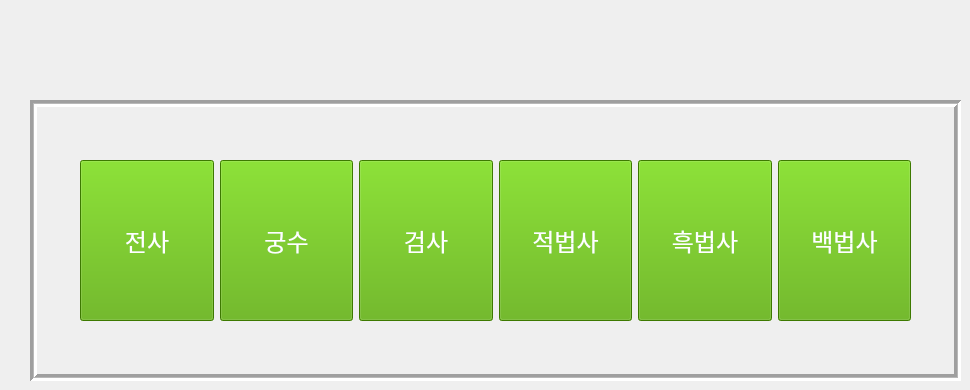
    <widget class="QWidget" name="page_9">
     <widget class="QFrame" name="enemy_gard_frame">
      <property name="geometry">
       <rect>
        <x>30</x>
        <y>100</y>
        <width>931</width>
        <height>281</height>
       </rect>
      </property>
      <property name="styleSheet">
       <string notr="true"/>
      </property>
      <property name="frameShape">
       <enum>QFrame::Box</enum>
      </property>
      <property name="frameShadow">
       <enum>QFrame::Sunken</enum>
      </property>
      <property name="lineWidth">
       <number>3</number>
      </property>
      <property name="midLineWidth">
       <number>1</number>
      </property>
      <widget class="QLabel" name="label_85">
       <property name="geometry">
        <rect>
         <x>90</x>
         <y>220</y>
         <width>41</width>
         <height>41</height>
        </rect>
       </property>
       <property name="text">
        <string/>
       </property>
       <property name="pixmap">
        <pixmap>../../../../Downloads/Map_tile_119 (1).png</pixmap>
       </property>
       <property name="scaledContents">
        <bool>true</bool>
       </property>
      </widget>
      <widget class="QLabel" name="label_86">
       <property name="geometry">
        <rect>
         <x>130</x>
         <y>220</y>
         <width>41</width>
         <height>41</height>
        </rect>
       </property>
       <property name="text">
        <string/>
       </property>
       <property name="pixmap">
        <pixmap>../../../../Downloads/Map_tile_119 (1).png</pixmap>
       </property>
       <property name="scaledContents">
        <bool>true</bool>
       </property>
      </widget>
      <widget class="QLabel" name="label_119">
       <property name="geometry">
        <rect>
         <x>250</x>
         <y>220</y>
         <width>41</width>
         <height>41</height>
        </rect>
       </property>
       <property name="text">
        <string/>
       </property>
       <property name="pixmap">
        <pixmap>../../../../Downloads/Map_tile_119 (1).png</pixmap>
       </property>
       <property name="scaledContents">
        <bool>true</bool>
       </property>
      </widget>
      <widget class="QLabel" name="label_120">
       <property name="geometry">
        <rect>
         <x>210</x>
         <y>220</y>
         <width>41</width>
         <height>41</height>
        </rect>
       </property>
       <property name="text">
        <string/>
       </property>
       <property name="pixmap">
        <pixmap>../../../../Downloads/Map_tile_119 (1).png</pixmap>
       </property>
       <property name="scaledContents">
        <bool>true</bool>
       </property>
      </widget>
      <widget class="QLabel" name="label_121">
       <property name="geometry">
        <rect>
         <x>170</x>
         <y>220</y>
         <width>41</width>
         <height>41</height>
        </rect>
       </property>
       <property name="text">
        <string/>
       </property>
       <property name="pixmap">
        <pixmap>../../../../Downloads/Map_tile_119 (1).png</pixmap>
       </property>
       <property name="scaledContents">
        <bool>true</bool>
       </property>
      </widget>
      <widget class="QLabel" name="label_122">
       <property name="geometry">
        <rect>
         <x>370</x>
         <y>220</y>
         <width>41</width>
         <height>41</height>
        </rect>
       </property>
       <property name="text">
        <string/>
       </property>
       <property name="pixmap">
        <pixmap>../../../../Downloads/Map_tile_119 (1).png</pixmap>
       </property>
       <property name="scaledContents">
        <bool>true</bool>
       </property>
      </widget>
      <widget class="QLabel" name="label_123">
       <property name="geometry">
        <rect>
         <x>330</x>
         <y>220</y>
         <width>41</width>
         <height>41</height>
        </rect>
       </property>
       <property name="text">
        <string/>
       </property>
       <property name="pixmap">
        <pixmap>../../../../Downloads/Map_tile_119 (1).png</pixmap>
       </property>
       <property name="scaledContents">
        <bool>true</bool>
       </property>
      </widget>
      <widget class="QLabel" name="label_124">
       <property name="geometry">
        <rect>
         <x>290</x>
         <y>220</y>
         <width>41</width>
         <height>41</height>
        </rect>
       </property>
       <property name="text">
        <string/>
       </property>
       <property name="pixmap">
        <pixmap>../../../../Downloads/Map_tile_119 (1).png</pixmap>
       </property>
       <property name="scaledContents">
        <bool>true</bool>
       </property>
      </widget>
      <widget class="QLabel" name="label_125">
       <property name="geometry">
        <rect>
         <x>410</x>
         <y>220</y>
         <width>41</width>
         <height>41</height>
        </rect>
       </property>
       <property name="text">
        <string/>
       </property>
       <property name="pixmap">
        <pixmap>../../../../Downloads/Map_tile_119 (1).png</pixmap>
       </property>
       <property name="scaledContents">
        <bool>true</bool>
       </property>
      </widget>
      <widget class="QLabel" name="label_126">
       <property name="geometry">
        <rect>
         <x>450</x>
         <y>220</y>
         <width>41</width>
         <height>41</height>
        </rect>
       </property>
       <property name="text">
        <string/>
       </property>
       <property name="pixmap">
        <pixmap>../../../../Downloads/Map_tile_119 (1).png</pixmap>
       </property>
       <property name="scaledContents">
        <bool>true</bool>
       </property>
      </widget>
      <widget class="QLabel" name="label_127">
       <property name="geometry">
        <rect>
         <x>330</x>
         <y>0</y>
         <width>41</width>
         <height>41</height>
        </rect>
       </property>
       <property name="text">
        <string/>
       </property>
       <property name="pixmap">
        <pixmap>../../../../Downloads/Map_tile_119 (1).png</pixmap>
       </property>
       <property name="scaledContents">
        <bool>true</bool>
       </property>
      </widget>
      <widget class="QLabel" name="label_128">
       <property name="geometry">
        <rect>
         <x>90</x>
         <y>0</y>
         <width>41</width>
         <height>41</height>
        </rect>
       </property>
       <property name="text">
        <string/>
       </property>
       <property name="pixmap">
        <pixmap>../../../../Downloads/Map_tile_119 (1).png</pixmap>
       </property>
       <property name="scaledContents">
        <bool>true</bool>
       </property>
      </widget>
      <widget class="QLabel" name="label_129">
       <property name="geometry">
        <rect>
         <x>210</x>
         <y>0</y>
         <width>41</width>
         <height>41</height>
        </rect>
       </property>
       <property name="text">
        <string/>
       </property>
       <property name="pixmap">
        <pixmap>../../../../Downloads/Map_tile_119 (1).png</pixmap>
       </property>
       <property name="scaledContents">
        <bool>true</bool>
       </property>
      </widget>
      <widget class="QLabel" name="label_130">
       <property name="geometry">
        <rect>
         <x>170</x>
         <y>0</y>
         <width>41</width>
         <height>41</height>
        </rect>
       </property>
       <property name="text">
        <string/>
       </property>
       <property name="pixmap">
        <pixmap>../../../../Downloads/Map_tile_119 (1).png</pixmap>
       </property>
       <property name="scaledContents">
        <bool>true</bool>
       </property>
      </widget>
      <widget class="QLabel" name="label_131">
       <property name="geometry">
        <rect>
         <x>290</x>
         <y>0</y>
         <width>41</width>
         <height>41</height>
        </rect>
       </property>
       <property name="text">
        <string/>
       </property>
       <property name="pixmap">
        <pixmap>../../../../Downloads/Map_tile_119 (1).png</pixmap>
       </property>
       <property name="scaledContents">
        <bool>true</bool>
       </property>
      </widget>
      <widget class="QLabel" name="label_132">
       <property name="geometry">
        <rect>
         <x>250</x>
         <y>0</y>
         <width>41</width>
         <height>41</height>
        </rect>
       </property>
       <property name="text">
        <string/>
       </property>
       <property name="pixmap">
        <pixmap>../../../../Downloads/Map_tile_119 (1).png</pixmap>
       </property>
       <property name="scaledContents">
        <bool>true</bool>
       </property>
      </widget>
      <widget class="QLabel" name="label_133">
       <property name="geometry">
        <rect>
         <x>410</x>
         <y>0</y>
         <width>41</width>
         <height>41</height>
        </rect>
       </property>
       <property name="text">
        <string/>
       </property>
       <property name="pixmap">
        <pixmap>../../../../Downloads/Map_tile_119 (1).png</pixmap>
       </property>
       <property name="scaledContents">
        <bool>true</bool>
       </property>
      </widget>
      <widget class="QLabel" name="label_134">
       <property name="geometry">
        <rect>
         <x>370</x>
         <y>0</y>
         <width>41</width>
         <height>41</height>
        </rect>
       </property>
       <property name="text">
        <string/>
       </property>
       <property name="pixmap">
        <pixmap>../../../../Downloads/Map_tile_119 (1).png</pixmap>
       </property>
       <property name="scaledContents">
        <bool>true</bool>
       </property>
      </widget>
      <widget class="QLabel" name="label_135">
       <property name="geometry">
        <rect>
         <x>50</x>
         <y>0</y>
         <width>41</width>
         <height>41</height>
        </rect>
       </property>
       <property name="text">
        <string/>
       </property>
       <property name="pixmap">
        <pixmap>../../../../Downloads/Map_tile_119 (1).png</pixmap>
       </property>
       <property name="scaledContents">
        <bool>true</bool>
       </property>
      </widget>
      <widget class="QLabel" name="label_136">
       <property name="geometry">
        <rect>
         <x>130</x>
         <y>0</y>
         <width>41</width>
         <height>41</height>
        </rect>
       </property>
       <property name="text">
        <string/>
       </property>
       <property name="pixmap">
        <pixmap>../../../../Downloads/Map_tile_119 (1).png</pixmap>
       </property>
       <property name="scaledContents">
        <bool>true</bool>
       </property>
      </widget>
      <widget class="QLabel" name="label_137">
       <property name="geometry">
        <rect>
         <x>10</x>
         <y>20</y>
         <width>41</width>
         <height>41</height>
        </rect>
       </property>
       <property name="text">
        <string/>
       </property>
       <property name="pixmap">
        <pixmap>../../../../Downloads/Map_tile_94.png</pixmap>
       </property>
       <property name="scaledContents">
        <bool>true</bool>
       </property>
      </widget>
      <widget class="QLabel" name="label_138">
       <property name="geometry">
        <rect>
         <x>880</x>
         <y>20</y>
         <width>41</width>
         <height>41</height>
        </rect>
       </property>
       <property name="text">
        <string/>
       </property>
       <property name="pixmap">
        <pixmap>../../../../Downloads/Map_tile_96.png</pixmap>
       </property>
       <property name="scaledContents">
        <bool>true</bool>
       </property>
      </widget>
      <widget class="QLabel" name="label_139">
       <property name="geometry">
        <rect>
         <x>530</x>
         <y>0</y>
         <width>41</width>
         <height>41</height>
        </rect>
       </property>
       <property name="text">
        <string/>
       </property>
       <property name="pixmap">
        <pixmap>../../../../Downloads/Map_tile_119 (1).png</pixmap>
       </property>
       <property name="scaledContents">
        <bool>true</bool>
       </property>
      </widget>
      <widget class="QLabel" name="label_140">
       <property name="geometry">
        <rect>
         <x>570</x>
         <y>0</y>
         <width>41</width>
         <height>41</height>
        </rect>
       </property>
       <property name="text">
        <string/>
       </property>
       <property name="pixmap">
        <pixmap>../../../../Downloads/Map_tile_119 (1).png</pixmap>
       </property>
       <property name="scaledContents">
        <bool>true</bool>
       </property>
      </widget>
      <widget class="QLabel" name="label_141">
       <property name="geometry">
        <rect>
         <x>450</x>
         <y>0</y>
         <width>41</width>
         <height>41</height>
        </rect>
       </property>
       <property name="text">
        <string/>
       </property>
       <property name="pixmap">
        <pixmap>../../../../Downloads/Map_tile_119 (1).png</pixmap>
       </property>
       <property name="scaledContents">
        <bool>true</bool>
       </property>
      </widget>
      <widget class="QLabel" name="label_144">
       <property name="geometry">
        <rect>
         <x>610</x>
         <y>0</y>
         <width>41</width>
         <height>41</height>
        </rect>
       </property>
       <property name="text">
        <string/>
       </property>
       <property name="pixmap">
        <pixmap>../../../../Downloads/Map_tile_119 (1).png</pixmap>
       </property>
       <property name="scaledContents">
        <bool>true</bool>
       </property>
      </widget>
      <widget class="QLabel" name="label_145">
       <property name="geometry">
        <rect>
         <x>650</x>
         <y>0</y>
         <width>41</width>
         <height>41</height>
        </rect>
       </property>
       <property name="text">
        <string/>
       </property>
       <property name="pixmap">
        <pixmap>../../../../Downloads/Map_tile_119 (1).png</pixmap>
       </property>
       <property name="scaledContents">
        <bool>true</bool>
       </property>
      </widget>
      <widget class="QLabel" name="label_146">
       <property name="geometry">
        <rect>
         <x>490</x>
         <y>0</y>
         <width>41</width>
         <height>41</height>
        </rect>
       </property>
       <property name="text">
        <string/>
       </property>
       <property name="pixmap">
        <pixmap>../../../../Downloads/Map_tile_119 (1).png</pixmap>
       </property>
       <property name="scaledContents">
        <bool>true</bool>
       </property>
      </widget>
      <widget class="QLabel" name="label_147">
       <property name="geometry">
        <rect>
         <x>690</x>
         <y>0</y>
         <width>41</width>
         <height>41</height>
        </rect>
       </property>
       <property name="text">
        <string/>
       </property>
       <property name="pixmap">
        <pixmap>../../../../Downloads/Map_tile_119 (1).png</pixmap>
       </property>
       <property name="scaledContents">
        <bool>true</bool>
       </property>
      </widget>
      <widget class="QLabel" name="label_148">
       <property name="geometry">
        <rect>
         <x>730</x>
         <y>0</y>
         <width>41</width>
         <height>41</height>
        </rect>
       </property>
       <property name="text">
        <string/>
       </property>
       <property name="pixmap">
        <pixmap>../../../../Downloads/Map_tile_119 (1).png</pixmap>
       </property>
       <property name="scaledContents">
        <bool>true</bool>
       </property>
      </widget>
      <widget class="QLabel" name="label_149">
       <property name="geometry">
        <rect>
         <x>770</x>
         <y>0</y>
         <width>41</width>
         <height>41</height>
        </rect>
       </property>
       <property name="text">
        <string/>
       </property>
       <property name="pixmap">
        <pixmap>../../../../Downloads/Map_tile_119 (1).png</pixmap>
       </property>
       <property name="scaledContents">
        <bool>true</bool>
       </property>
      </widget>
      <widget class="QLabel" name="label_150">
       <property name="geometry">
        <rect>
         <x>810</x>
         <y>0</y>
         <width>41</width>
         <height>41</height>
        </rect>
       </property>
       <property name="text">
        <string/>
       </property>
       <property name="pixmap">
        <pixmap>../../../../Downloads/Map_tile_119 (1).png</pixmap>
       </property>
       <property name="scaledContents">
        <bool>true</bool>
       </property>
      </widget>
      <widget class="QLabel" name="label_151">
       <property name="geometry">
        <rect>
         <x>840</x>
         <y>0</y>
         <width>41</width>
         <height>41</height>
        </rect>
       </property>
       <property name="text">
        <string/>
       </property>
       <property name="pixmap">
        <pixmap>../../../../Downloads/Map_tile_119 (1).png</pixmap>
       </property>
       <property name="scaledContents">
        <bool>true</bool>
       </property>
      </widget>
      <widget class="QLabel" name="label_152">
       <property name="geometry">
        <rect>
         <x>10</x>
         <y>60</y>
         <width>41</width>
         <height>41</height>
        </rect>
       </property>
       <property name="text">
        <string/>
       </property>
       <property name="pixmap">
        <pixmap>../../../../Downloads/Map_tile_106.png</pixmap>
       </property>
       <property name="scaledContents">
        <bool>true</bool>
       </property>
      </widget>
      <widget class="QLabel" name="label_153">
       <property name="geometry">
        <rect>
         <x>10</x>
         <y>100</y>
         <width>41</width>
         <height>41</height>
        </rect>
       </property>
       <property name="text">
        <string/>
       </property>
       <property name="pixmap">
        <pixmap>../../../../Downloads/Map_tile_106.png</pixmap>
       </property>
       <property name="scaledContents">
        <bool>true</bool>
       </property>
      </widget>
      <widget class="QLabel" name="label_154">
       <property name="geometry">
        <rect>
         <x>10</x>
         <y>140</y>
         <width>41</width>
         <height>41</height>
        </rect>
       </property>
       <property name="text">
        <string/>
       </property>
       <property name="pixmap">
        <pixmap>../../../../Downloads/Map_tile_106.png</pixmap>
       </property>
       <property name="scaledContents">
        <bool>true</bool>
       </property>
      </widget>
      <widget class="QLabel" name="label_155">
       <property name="geometry">
        <rect>
         <x>10</x>
         <y>180</y>
         <width>41</width>
         <height>41</height>
        </rect>
       </property>
       <property name="text">
        <string/>
       </property>
       <property name="pixmap">
        <pixmap>../../../../Downloads/Map_tile_106.png</pixmap>
       </property>
       <property name="scaledContents">
        <bool>true</bool>
       </property>
      </widget>
      <widget class="QLabel" name="label_156">
       <property name="geometry">
        <rect>
         <x>810</x>
         <y>220</y>
         <width>41</width>
         <height>41</height>
        </rect>
       </property>
       <property name="text">
        <string/>
       </property>
       <property name="pixmap">
        <pixmap>../../../../Downloads/Map_tile_119 (1).png</pixmap>
       </property>
       <property name="scaledContents">
        <bool>true</bool>
       </property>
      </widget>
      <widget class="QLabel" name="label_157">
       <property name="geometry">
        <rect>
         <x>570</x>
         <y>220</y>
         <width>41</width>
         <height>41</height>
        </rect>
       </property>
       <property name="text">
        <string/>
       </property>
       <property name="pixmap">
        <pixmap>../../../../Downloads/Map_tile_119 (1).png</pixmap>
       </property>
       <property name="scaledContents">
        <bool>true</bool>
       </property>
      </widget>
      <widget class="QLabel" name="label_158">
       <property name="geometry">
        <rect>
         <x>690</x>
         <y>220</y>
         <width>41</width>
         <height>41</height>
        </rect>
       </property>
       <property name="text">
        <string/>
       </property>
       <property name="pixmap">
        <pixmap>../../../../Downloads/Map_tile_119 (1).png</pixmap>
       </property>
       <property name="scaledContents">
        <bool>true</bool>
       </property>
      </widget>
      <widget class="QLabel" name="label_159">
       <property name="geometry">
        <rect>
         <x>490</x>
         <y>220</y>
         <width>41</width>
         <height>41</height>
        </rect>
       </property>
       <property name="text">
        <string/>
       </property>
       <property name="pixmap">
        <pixmap>../../../../Downloads/Map_tile_119 (1).png</pixmap>
       </property>
       <property name="scaledContents">
        <bool>true</bool>
       </property>
      </widget>
      <widget class="QLabel" name="label_160">
       <property name="geometry">
        <rect>
         <x>650</x>
         <y>220</y>
         <width>41</width>
         <height>41</height>
        </rect>
       </property>
       <property name="text">
        <string/>
       </property>
       <property name="pixmap">
        <pixmap>../../../../Downloads/Map_tile_119 (1).png</pixmap>
       </property>
       <property name="scaledContents">
        <bool>true</bool>
       </property>
      </widget>
      <widget class="QLabel" name="label_161">
       <property name="geometry">
        <rect>
         <x>770</x>
         <y>220</y>
         <width>41</width>
         <height>41</height>
        </rect>
       </property>
       <property name="text">
        <string/>
       </property>
       <property name="pixmap">
        <pixmap>../../../../Downloads/Map_tile_119 (1).png</pixmap>
       </property>
       <property name="scaledContents">
        <bool>true</bool>
       </property>
      </widget>
      <widget class="QLabel" name="label_162">
       <property name="geometry">
        <rect>
         <x>730</x>
         <y>220</y>
         <width>41</width>
         <height>41</height>
        </rect>
       </property>
       <property name="text">
        <string/>
       </property>
       <property name="pixmap">
        <pixmap>../../../../Downloads/Map_tile_119 (1).png</pixmap>
       </property>
       <property name="scaledContents">
        <bool>true</bool>
       </property>
      </widget>
      <widget class="QLabel" name="label_163">
       <property name="geometry">
        <rect>
         <x>530</x>
         <y>220</y>
         <width>41</width>
         <height>41</height>
        </rect>
       </property>
       <property name="text">
        <string/>
       </property>
       <property name="pixmap">
        <pixmap>../../../../Downloads/Map_tile_119 (1).png</pixmap>
       </property>
       <property name="scaledContents">
        <bool>true</bool>
       </property>
      </widget>
      <widget class="QLabel" name="label_164">
       <property name="geometry">
        <rect>
         <x>610</x>
         <y>220</y>
         <width>41</width>
         <height>41</height>
        </rect>
       </property>
       <property name="text">
        <string/>
       </property>
       <property name="pixmap">
        <pixmap>../../../../Downloads/Map_tile_119 (1).png</pixmap>
       </property>
       <property name="scaledContents">
        <bool>true</bool>
       </property>
      </widget>
      <widget class="QLabel" name="label_165">
       <property name="geometry">
        <rect>
         <x>880</x>
         <y>100</y>
         <width>41</width>
         <height>41</height>
        </rect>
       </property>
       <property name="text">
        <string/>
       </property>
       <property name="pixmap">
        <pixmap>../../../../Downloads/Map_tile_108.png</pixmap>
       </property>
       <property name="scaledContents">
        <bool>true</bool>
       </property>
       <property name="alignment">
        <set>Qt::AlignJustify|Qt::AlignVCenter</set>
       </property>
      </widget>
      <widget class="QLabel" name="label_166">
       <property name="geometry">
        <rect>
         <x>880</x>
         <y>180</y>
         <width>41</width>
         <height>41</height>
        </rect>
       </property>
       <property name="text">
        <string/>
       </property>
       <property name="pixmap">
        <pixmap>../../../../Downloads/Map_tile_108.png</pixmap>
       </property>
       <property name="scaledContents">
        <bool>true</bool>
       </property>
       <property name="alignment">
        <set>Qt::AlignJustify|Qt::AlignVCenter</set>
       </property>
      </widget>
      <widget class="QLabel" name="label_167">
       <property name="geometry">
        <rect>
         <x>880</x>
         <y>140</y>
         <width>41</width>
         <height>41</height>
        </rect>
       </property>
       <property name="text">
        <string/>
       </property>
       <property name="pixmap">
        <pixmap>../../../../Downloads/Map_tile_108.png</pixmap>
       </property>
       <property name="scaledContents">
        <bool>true</bool>
       </property>
       <property name="alignment">
        <set>Qt::AlignJustify|Qt::AlignVCenter</set>
       </property>
      </widget>
      <widget class="QLabel" name="label_168">
       <property name="geometry">
        <rect>
         <x>880</x>
         <y>60</y>
         <width>41</width>
         <height>41</height>
        </rect>
       </property>
       <property name="text">
        <string/>
       </property>
       <property name="pixmap">
        <pixmap>../../../../Downloads/Map_tile_108.png</pixmap>
       </property>
       <property name="scaledContents">
        <bool>true</bool>
       </property>
       <property name="alignment">
        <set>Qt::AlignJustify|Qt::AlignVCenter</set>
       </property>
      </widget>
      <widget class="QWidget" name="layoutWidget_3">
       <property name="geometry">
        <rect>
         <x>50</x>
         <y>60</y>
         <width>831</width>
         <height>161</height>
        </rect>
       </property>
       <layout class="QHBoxLayout" name="horizontalLayout_2">
        <item>
         <widget class="QPushButton" name="warrior_2">
          <property name="sizePolicy">
           <sizepolicy hsizetype="Expanding" vsizetype="Expanding">
            <horstretch>0</horstretch>
            <verstretch>0</verstretch>
           </sizepolicy>
          </property>
          <property name="font">
           <font>
            <family>Rix이누아리두리 Regular</family>
            <pointsize>18</pointsize>
           </font>
          </property>
          <property name="styleSheet">
           <string notr="true">background-color: rgb(85, 170, 0);
color:white;</string>
          </property>
          <property name="text">
           <string>전사</string>
          </property>
         </widget>
        </item>
        <item>
         <widget class="QPushButton" name="archer_2">
          <property name="sizePolicy">
           <sizepolicy hsizetype="Expanding" vsizetype="Expanding">
            <horstretch>0</horstretch>
            <verstretch>0</verstretch>
           </sizepolicy>
          </property>
          <property name="font">
           <font>
            <family>Rix이누아리두리 Regular</family>
            <pointsize>18</pointsize>
           </font>
          </property>
          <property name="styleSheet">
           <string notr="true">background-color: rgb(85, 170, 0);
color:white;</string>
          </property>
          <property name="text">
           <string>궁수</string>
          </property>
         </widget>
        </item>
        <item>
         <widget class="QPushButton" name="swordsman_2">
          <property name="sizePolicy">
           <sizepolicy hsizetype="Expanding" vsizetype="Expanding">
            <horstretch>0</horstretch>
            <verstretch>0</verstretch>
           </sizepolicy>
          </property>
          <property name="font">
           <font>
            <family>Rix이누아리두리 Regular</family>
            <pointsize>18</pointsize>
           </font>
          </property>
          <property name="styleSheet">
           <string notr="true">background-color: rgb(85, 170, 0);
color:white;</string>
          </property>
          <property name="text">
           <string>검사</string>
          </property>
         </widget>
        </item>
        <item>
         <widget class="QPushButton" name="red_wizard_2">
          <property name="sizePolicy">
           <sizepolicy hsizetype="Expanding" vsizetype="Expanding">
            <horstretch>0</horstretch>
            <verstretch>0</verstretch>
           </sizepolicy>
          </property>
          <property name="font">
           <font>
            <family>Rix이누아리두리 Regular</family>
            <pointsize>18</pointsize>
           </font>
          </property>
          <property name="styleSheet">
           <string notr="true">background-color: rgb(85, 170, 0);
color:white;</string>
          </property>
          <property name="text">
           <string>적법사</string>
          </property>
         </widget>
        </item>
        <item>
         <widget class="QPushButton" name="black_wizard_2">
          <property name="sizePolicy">
           <sizepolicy hsizetype="Expanding" vsizetype="Expanding">
            <horstretch>0</horstretch>
            <verstretch>0</verstretch>
           </sizepolicy>
          </property>
          <property name="font">
           <font>
            <family>Rix이누아리두리 Regular</family>
            <pointsize>18</pointsize>
           </font>
          </property>
          <property name="styleSheet">
           <string notr="true">background-color: rgb(85, 170, 0);
color:white;</string>
          </property>
          <property name="text">
           <string>흑법사</string>
          </property>
         </widget>
        </item>
        <item>
         <widget class="QPushButton" name="white_wizard_2">
          <property name="sizePolicy">
           <sizepolicy hsizetype="Expanding" vsizetype="Expanding">
            <horstretch>0</horstretch>
            <verstretch>0</verstretch>
           </sizepolicy>
          </property>
          <property name="font">
           <font>
            <family>Rix이누아리두리 Regular</family>
            <pointsize>18</pointsize>
           </font>
          </property>
          <property name="styleSheet">
           <string notr="true">background-color: rgb(85, 170, 0);
color:white;</string>
          </property>
          <property name="text">
           <string>백법사</string>
          </property>
         </widget>
        </item>
       </layout>
      </widget>
      <widget class="QLabel" name="label_169">
       <property name="geometry">
        <rect>
         <x>850</x>
         <y>220</y>
         <width>41</width>
         <height>41</height>
        </rect>
       </property>
       <property name="text">
        <string/>
       </property>
       <property name="pixmap">
        <pixmap>../../../../Downloads/Map_tile_119 (1).png</pixmap>
       </property>
       <property name="scaledContents">
        <bool>true</bool>
       </property>
      </widget>
      <widget class="QLabel" name="label_170">
       <property name="geometry">
        <rect>
         <x>50</x>
         <y>220</y>
         <width>41</width>
         <height>41</height>
        </rect>
       </property>
       <property name="text">
        <string/>
       </property>
       <property name="pixmap">
        <pixmap>../../../../Downloads/Map_tile_119 (1).png</pixmap>
       </property>
       <property name="scaledContents">
        <bool>true</bool>
       </property>
      </widget>
      <widget class="QLabel" name="label_171">
       <property name="geometry">
        <rect>
         <x>10</x>
         <y>220</y>
         <width>41</width>
         <height>41</height>
        </rect>
       </property>
       <property name="text">
        <string/>
       </property>
       <property name="pixmap">
        <pixmap>../../../../Downloads/Map_tile_118.png</pixmap>
       </property>
       <property name="scaledContents">
        <bool>true</bool>
       </property>
      </widget>
      <widget class="QLabel" name="label_172">
       <property name="geometry">
        <rect>
         <x>890</x>
         <y>220</y>
         <width>31</width>
         <height>41</height>
        </rect>
       </property>
       <property name="text">
        <string/>
       </property>
       <property name="pixmap">
        <pixmap>../../../../Downloads/Map_tile_120.png</pixmap>
       </property>
       <property name="scaledContents">
        <bool>true</bool>
       </property>
      </widget>
     </widget>
    </widget>
